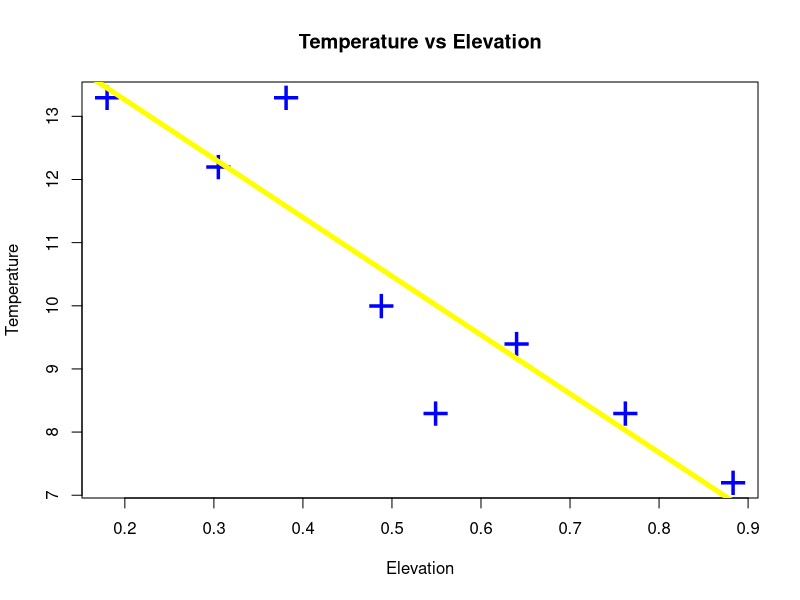

This figure's R source:
# Load libraries
library(ggplot2)
library(dplyr)
library(tidyr)

# Set working directory
setwd("D:/R-4.0.2/ESE5023_Assignments/PS3")
#4
lapse <- read.csv(file = "lapse.csv", header = T)
lapse_rate_tbl<-as_tibble(lapse) %>% 
  mutate(Elevation..km.=Elevation..m./1000) 
#scatter plot
plot(Temperature..degrees.C. ~ Elevation..km., data=lapse_rate_tbl,
     xlab = "Elevation",
     ylab = "Temperature",
     main = "Temperature vs Elevation",
     pch = "+",
     cex = 3,
     col = "blue")
#regression line
fit <- lm(Temperature..degrees.C. ~ Elevation..km., data=lapse_rate_tbl)
summary(fit)
abline(fit, lwd = 5, col = "yellow")
coef(fit)

## the lapse rate is 9.31,that is close to 9.8

# good work
